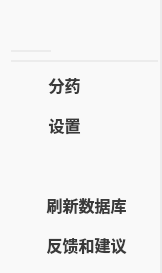
     <widget class="QWidget" name="sideBar" native="true">
      <property name="sizePolicy">
       <sizepolicy hsizetype="Preferred" vsizetype="Preferred">
        <horstretch>0</horstretch>
        <verstretch>0</verstretch>
       </sizepolicy>
      </property>
      <property name="minimumSize">
       <size>
        <width>162</width>
        <height>0</height>
       </size>
      </property>
      <property name="maximumSize">
       <size>
        <width>162</width>
        <height>16777215</height>
       </size>
      </property>
      <property name="baseSize">
       <size>
        <width>160</width>
        <height>160</height>
       </size>
      </property>
      <property name="styleSheet">
       <string notr="true">QWidget {
    border-right: 2px solid #ECECEC;
    background-color: #F9F9F9;
    min-width: 160px;
    max-width: 160px;
}
</string>
      </property>
      <layout class="QVBoxLayout" name="verticalLayout">
       <property name="topMargin">
        <number>0</number>
       </property>
       <item>
        <widget class="QWidget" name="profile_info" native="true">
         <property name="styleSheet">
          <string notr="true">QWidget
{
    min-width: 147px;
    max-width: 147px;
    min-height: 60px;
    max-height: 60px;
	border-bottom: 2px solid #ECECEC;
	border-right: 0
}</string>
         </property>
         <widget class="QLabel" name="img_profile_photo">
          <property name="geometry">
           <rect>
            <x>0</x>
            <y>10</y>
            <width>40</width>
            <height>42</height>
           </rect>
          </property>
          <property name="minimumSize">
           <size>
            <width>40</width>
            <height>42</height>
           </size>
          </property>
          <property name="maximumSize">
           <size>
            <width>40</width>
            <height>42</height>
           </size>
          </property>
          <property name="styleSheet">
           <string notr="true">QLabel
{
    min-width: 40px;
    max-width: 40px;
    min-height: 40px;
    max-height: 40px;
}</string>
          </property>
          <property name="text">
           <string/>
          </property>
          <property name="pixmap">
           <pixmap resource="images.qrc">:/images/profile_photo.png</pixmap>
          </property>
          <property name="scaledContents">
           <bool>true</bool>
          </property>
         </widget>
        </widget>
       </item>
       <item>
        <widget class="QPushButton" name="btn_dispense_page">
         <property name="styleSheet">
          <string notr="true">QPushButton {
    /* Fixed size */
    min-width: 147px;
    max-width: 147px;
    min-height: 34px;
    max-height: 34px;

    /* Text style */
    color: #3A3A3A;
    font-family: &quot;Microsoft YaHei&quot;, &quot;Inter&quot;;
    font-size: 16px;
    font-style: normal;
    font-weight: 500;

    /* Idle background */
    border-radius: 8px;
    background-color: #F9F9F9;
    border: none;
}

QPushButton:hover {
    background-color: #ECECEC;  /* lighter than pressed */
}

QPushButton:pressed {
    background-color: #E2E2E2;  /* darker when pressed */
}

</string>
         </property>
         <property name="text">
          <string>   分药            </string>
         </property>
         <property name="icon">
          <iconset resource="icons.qrc">
           <normaloff>:/icons/icon_machine.png</normaloff>:/icons/icon_machine.png</iconset>
         </property>
         <property name="iconSize">
          <size>
           <width>28</width>
           <height>28</height>
          </size>
         </property>
         <property name="default">
          <bool>false</bool>
         </property>
        </widget>
       </item>
       <item>
        <widget class="QPushButton" name="btn_setting_page">
         <property name="styleSheet">
          <string notr="true">QPushButton {
    /* Fixed size */
    min-width: 147px;
    max-width: 147px;
    min-height: 34px;
    max-height: 34px;

    /* Text style */
    color: #3A3A3A;
    font-family: &quot;Microsoft YaHei&quot;, &quot;Inter&quot;;
    font-size: 16px;
    font-style: normal;
    font-weight: 500;

    /* Idle background */
    border-radius: 8px;
    background-color: #F9F9F9;
    border: none;
}

QPushButton:hover {
    background-color: #ECECEC;  /* lighter than pressed */
}

QPushButton:pressed {
    background-color: #E2E2E2;  /* darker when pressed */
}

</string>
         </property>
         <property name="text">
          <string>   设置            </string>
         </property>
         <property name="icon">
          <iconset resource="icons.qrc">
           <normaloff>:/icons/icon_setting.png</normaloff>:/icons/icon_setting.png</iconset>
         </property>
         <property name="iconSize">
          <size>
           <width>28</width>
           <height>28</height>
          </size>
         </property>
         <property name="default">
          <bool>false</bool>
         </property>
        </widget>
       </item>
       <item>
        <spacer name="verticalSpacer">
         <property name="orientation">
          <enum>Qt::Vertical</enum>
         </property>
         <property name="sizeHint" stdset="0">
          <size>
           <width>20</width>
           <height>40</height>
          </size>
         </property>
        </spacer>
       </item>
       <item>
        <widget class="QPushButton" name="btn_refresh_database">
         <property name="styleSheet">
          <string notr="true">QPushButton {
    /* Fixed size */
    min-width: 147px;
    max-width: 147px;
    min-height: 34px;
    max-height: 34px;

    /* Text style */
    color: #3A3A3A;
    font-family: &quot;Microsoft YaHei&quot;, &quot;Inter&quot;;
    font-size: 16px;
    font-style: normal;
    font-weight: 500;

    /* Idle background */
    border-radius: 8px;
    background-color: #F9F9F9;
    border: none;
}

QPushButton:hover {
    background-color: #ECECEC;  /* lighter than pressed */
}

QPushButton:pressed {
    background-color: #E2E2E2;  /* darker when pressed */
}

</string>
         </property>
         <property name="text">
          <string>   刷新数据库  </string>
         </property>
         <property name="icon">
          <iconset resource="icons.qrc">
           <normaloff>:/icons/icon_refresh.png</normaloff>:/icons/icon_refresh.png</iconset>
         </property>
         <property name="iconSize">
          <size>
           <width>28</width>
           <height>28</height>
          </size>
         </property>
         <property name="default">
          <bool>false</bool>
         </property>
        </widget>
       </item>
       <item>
        <widget class="QPushButton" name="btn_contact_us_page">
         <property name="styleSheet">
          <string notr="true">QPushButton {
    /* Fixed size */
    min-width: 147px;
    max-width: 147px;
    min-height: 34px;
    max-height: 34px;

    /* Text style */
    color: #3A3A3A;
    font-family: &quot;Microsoft YaHei&quot;, &quot;Inter&quot;;
    font-size: 16px;
    font-style: normal;
    font-weight: 500;

    /* Idle background */
    border-radius: 8px;
    background-color: #F9F9F9;
    border: none;
}

QPushButton:hover {
    background-color: #ECECEC;  /* lighter than pressed */
}

QPushButton:pressed {
    background-color: #E2E2E2;  /* darker when pressed */
}

</string>
         </property>
         <property name="text">
          <string>   反馈和建议  </string>
         </property>
         <property name="icon">
          <iconset resource="icons.qrc">
           <normaloff>:/icons/icon_help.png</normaloff>:/icons/icon_help.png</iconset>
         </property>
         <property name="iconSize">
          <size>
           <width>28</width>
           <height>28</height>
          </size>
         </property>
         <property name="default">
          <bool>false</bool>
         </property>
        </widget>
       </item>
      </layout>
     </widget>
